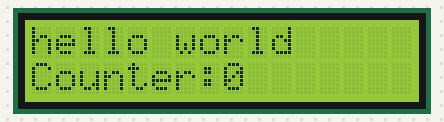
Bench run of a sketch on a simulated Arduino Uno, built with avr-gcc and run on an emulated ATmega328P. On the bench: 16×2 character LCD.

Above: at 0.1 s.
At 4.2 s:
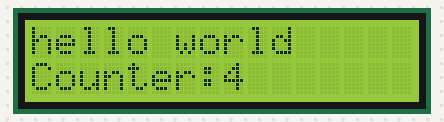
At 9.2 s:
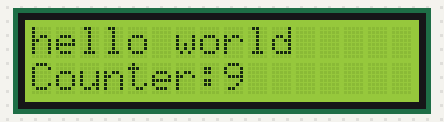
At 19.3 s:
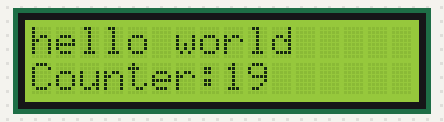
At 28.4 s:
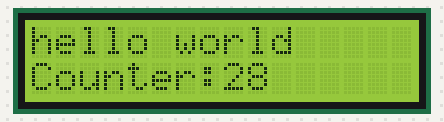
At 38.5 s:
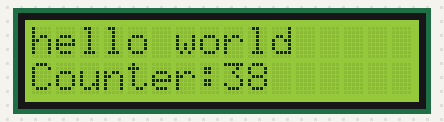

The sketch:

Sketch_1.1_Display_the_string_on_LCD1602.ino
```cpp
/**********************************************************************
  Filename    : Drive LiquidCrystal I2C to display characters
  Description : I2C is used to control the display characters of LCD1602.
  Auther      : www.freenove.com
  Modification: 2022/06/28
**********************************************************************/
#include <LiquidCrystal_I2C.h>

LiquidCrystal_I2C lcd(0x27,16,2);

void setup() {
  if (!i2CAddrTest(0x27)) {
    lcd = LiquidCrystal_I2C(0x3F, 16, 2);
  }
  lcd.init();                     // LCD driver initialization
  lcd.backlight();                // Open the backlight
  lcd.setCursor(0,0);             // Move the cursor to row 0, column 0
  lcd.print("hello world");       // The print content is displayed on the LCD
}

void loop() {
  lcd.setCursor(0,1);             // Move the cursor to row 1, column 0
  lcd.print("Counter:");          // The count is displayed every second
  lcd.print(millis() / 1000);
  delay(1000);
}

bool i2CAddrTest(uint8_t addr) {
  Wire.begin();
  Wire.beginTransmission(addr);
  if (Wire.endTransmission() == 0) {
    return true;
  }
  return false;
}
```

Measured:
- what the display in image 1 shows lasts 1.0 s, from 4.1 s to 5.1 s
